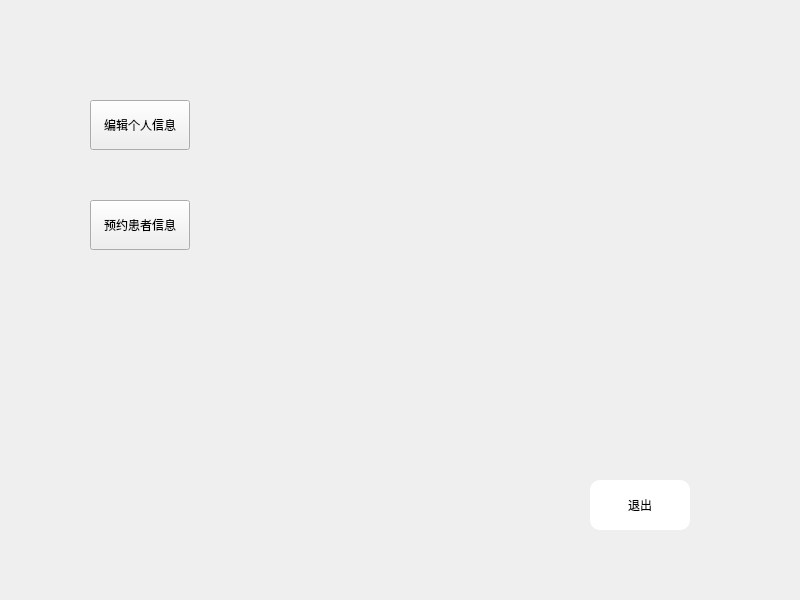
<?xml version="1.0" encoding="UTF-8"?>
<ui version="4.0">
 <class>docMain</class>
 <widget class="QWidget" name="docMain">
  <property name="geometry">
   <rect>
    <x>0</x>
    <y>0</y>
    <width>800</width>
    <height>600</height>
   </rect>
  </property>
  <property name="windowTitle">
   <string>Form</string>
  </property>
  <property name="styleSheet">
   <string notr="true">#docMain{border-image: url(:/back/登录.png);}</string>
  </property>
  <widget class="QPushButton" name="pushButton">
   <property name="geometry">
    <rect>
     <x>590</x>
     <y>480</y>
     <width>100</width>
     <height>50</height>
    </rect>
   </property>
   <property name="styleSheet">
    <string notr="true">#pushButton{border-radius:10px;}
#pushButton{background-color: rgb(255, 255, 255);}
</string>
   </property>
   <property name="text">
    <string>退出</string>
   </property>
  </widget>
  <widget class="QPushButton" name="bingqingchuli">
   <property name="geometry">
    <rect>
     <x>90</x>
     <y>200</y>
     <width>100</width>
     <height>50</height>
    </rect>
   </property>
   <property name="styleSheet">
    <string notr="true">#pushButton_3{border-radius:10px;}
#pushButton_3{background-color: rgb(255, 255, 255);}
</string>
   </property>
   <property name="text">
    <string>预约患者信息</string>
   </property>
  </widget>
  <widget class="QPushButton" name="gerenxinxi">
   <property name="geometry">
    <rect>
     <x>90</x>
     <y>100</y>
     <width>100</width>
     <height>50</height>
    </rect>
   </property>
   <property name="styleSheet">
    <string notr="true">#pushButton_2{border-radius:10px;}
#pushButton_2{background-color: rgb(255, 255, 255);}
</string>
   </property>
   <property name="text">
    <string>编辑个人信息</string>
   </property>
  </widget>
 </widget>
 <resources/>
 <connections>
  <connection>
   <sender>pushButton</sender>
   <signal>clicked()</signal>
   <receiver>docMain</receiver>
   <slot>close()</slot>
   <hints>
    <hint type="sourcelabel">
     <x>639</x>
     <y>504</y>
    </hint>
    <hint type="destinationlabel">
     <x>399</x>
     <y>299</y>
    </hint>
   </hints>
  </connection>
 </connections>
</ui>
